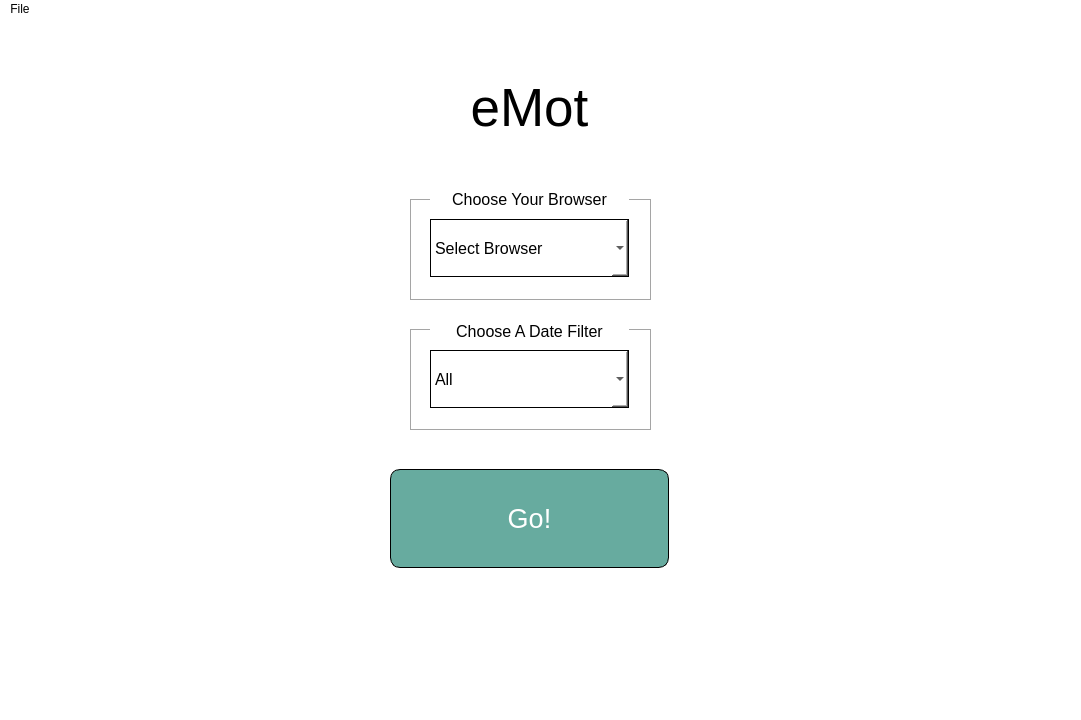
<?xml version="1.0" encoding="UTF-8"?>
<ui version="4.0">
 <class>MainWindow</class>
 <widget class="QMainWindow" name="MainWindow">
  <property name="geometry">
   <rect>
    <x>0</x>
    <y>0</y>
    <width>1081</width>
    <height>720</height>
   </rect>
  </property>
  <property name="minimumSize">
   <size>
    <width>1081</width>
    <height>720</height>
   </size>
  </property>
  <property name="maximumSize">
   <size>
    <width>1081</width>
    <height>720</height>
   </size>
  </property>
  <property name="windowTitle">
   <string>eMot</string>
  </property>
  <property name="windowIcon">
   <iconset resource="../resources/resource.qrc">
    <normaloff>:/newPrefix/icon.png</normaloff>:/newPrefix/icon.png</iconset>
  </property>
  <property name="autoFillBackground">
   <bool>false</bool>
  </property>
  <property name="styleSheet">
   <string notr="true">background-color: rgb(255, 255, 255);</string>
  </property>
  <widget class="QWidget" name="centralwidget">
   <widget class="QStackedWidget" name="stackedWidget">
    <property name="geometry">
     <rect>
      <x>0</x>
      <y>0</y>
      <width>1081</width>
      <height>671</height>
     </rect>
    </property>
    <property name="font">
     <font>
      <pointsize>9</pointsize>
      <weight>75</weight>
      <bold>true</bold>
     </font>
    </property>
    <property name="statusTip">
     <string/>
    </property>
    <property name="layoutDirection">
     <enum>Qt::LeftToRight</enum>
    </property>
    <property name="styleSheet">
     <string notr="true"/>
    </property>
    <property name="frameShape">
     <enum>QFrame::NoFrame</enum>
    </property>
    <property name="currentIndex">
     <number>0</number>
    </property>
    <widget class="QWidget" name="homePage">
     <widget class="QLabel" name="browserTextLabel">
      <property name="geometry">
       <rect>
        <x>430</x>
        <y>170</y>
        <width>199</width>
        <height>21</height>
       </rect>
      </property>
      <property name="sizePolicy">
       <sizepolicy hsizetype="Preferred" vsizetype="Preferred">
        <horstretch>0</horstretch>
        <verstretch>1</verstretch>
       </sizepolicy>
      </property>
      <property name="font">
       <font>
        <pointsize>12</pointsize>
       </font>
      </property>
      <property name="styleSheet">
       <string notr="true"/>
      </property>
      <property name="text">
       <string>Choose Your Browser</string>
      </property>
      <property name="alignment">
       <set>Qt::AlignCenter</set>
      </property>
     </widget>
     <widget class="QLabel" name="emptyBox">
      <property name="geometry">
       <rect>
        <x>410</x>
        <y>180</y>
        <width>241</width>
        <height>101</height>
       </rect>
      </property>
      <property name="styleSheet">
       <string notr="true">border: 1px solid rgb(165, 165, 165);
</string>
      </property>
      <property name="text">
       <string/>
      </property>
     </widget>
     <widget class="QComboBox" name="dateComboBox">
      <property name="geometry">
       <rect>
        <x>430</x>
        <y>331</y>
        <width>199</width>
        <height>58</height>
       </rect>
      </property>
      <property name="sizePolicy">
       <sizepolicy hsizetype="Preferred" vsizetype="Preferred">
        <horstretch>0</horstretch>
        <verstretch>1</verstretch>
       </sizepolicy>
      </property>
      <property name="font">
       <font>
        <pointsize>12</pointsize>
       </font>
      </property>
      <property name="cursor">
       <cursorShape>PointingHandCursor</cursorShape>
      </property>
      <property name="statusTip">
       <string>Choose a date filter</string>
      </property>
      <property name="styleSheet">
       <string notr="true">border: 1px solid black</string>
      </property>
      <item>
       <property name="text">
        <string>All</string>
       </property>
      </item>
      <item>
       <property name="text">
        <string>Hour</string>
       </property>
      </item>
      <item>
       <property name="text">
        <string>Day</string>
       </property>
      </item>
      <item>
       <property name="text">
        <string>Week</string>
       </property>
      </item>
      <item>
       <property name="text">
        <string>Month</string>
       </property>
      </item>
      <item>
       <property name="text">
        <string>Year</string>
       </property>
      </item>
     </widget>
     <widget class="QLabel" name="dateTextLabel">
      <property name="geometry">
       <rect>
        <x>430</x>
        <y>300</y>
        <width>199</width>
        <height>24</height>
       </rect>
      </property>
      <property name="font">
       <font>
        <pointsize>12</pointsize>
       </font>
      </property>
      <property name="styleSheet">
       <string notr="true"/>
      </property>
      <property name="text">
       <string>Choose A Date Filter</string>
      </property>
      <property name="alignment">
       <set>Qt::AlignCenter</set>
      </property>
     </widget>
     <widget class="QLabel" name="emotHeader">
      <property name="geometry">
       <rect>
        <x>390</x>
        <y>28</y>
        <width>279</width>
        <height>121</height>
       </rect>
      </property>
      <property name="font">
       <font>
        <pointsize>40</pointsize>
        <weight>50</weight>
        <bold>false</bold>
       </font>
      </property>
      <property name="text">
       <string>eMot</string>
      </property>
      <property name="alignment">
       <set>Qt::AlignCenter</set>
      </property>
     </widget>
     <widget class="QLabel" name="emptyBox_2">
      <property name="geometry">
       <rect>
        <x>410</x>
        <y>310</y>
        <width>241</width>
        <height>101</height>
       </rect>
      </property>
      <property name="styleSheet">
       <string notr="true">border: 1px solid rgb(165, 165, 165);
</string>
      </property>
      <property name="text">
       <string/>
      </property>
     </widget>
     <widget class="QPushButton" name="button">
      <property name="geometry">
       <rect>
        <x>390</x>
        <y>450</y>
        <width>279</width>
        <height>99</height>
       </rect>
      </property>
      <property name="sizePolicy">
       <sizepolicy hsizetype="Preferred" vsizetype="Preferred">
        <horstretch>0</horstretch>
        <verstretch>0</verstretch>
       </sizepolicy>
      </property>
      <property name="font">
       <font>
        <pointsize>20</pointsize>
       </font>
      </property>
      <property name="cursor">
       <cursorShape>PointingHandCursor</cursorShape>
      </property>
      <property name="statusTip">
       <string>Click to start the sentiment analysis</string>
      </property>
      <property name="autoFillBackground">
       <bool>false</bool>
      </property>
      <property name="styleSheet">
       <string notr="true">color: rgb(255, 255, 255);
selection-color: rgb(0, 0, 0);
background-color: rgb(103, 171, 159);
selection-background-color: rgb(68, 112, 104);
border: 1px solid black;
border-radius: 10px;</string>
      </property>
      <property name="text">
       <string>Go!</string>
      </property>
     </widget>
     <widget class="QComboBox" name="browserComboBox">
      <property name="geometry">
       <rect>
        <x>430</x>
        <y>200</y>
        <width>199</width>
        <height>58</height>
       </rect>
      </property>
      <property name="sizePolicy">
       <sizepolicy hsizetype="Preferred" vsizetype="Preferred">
        <horstretch>0</horstretch>
        <verstretch>2</verstretch>
       </sizepolicy>
      </property>
      <property name="font">
       <font>
        <pointsize>12</pointsize>
       </font>
      </property>
      <property name="cursor">
       <cursorShape>PointingHandCursor</cursorShape>
      </property>
      <property name="statusTip">
       <string>Choose the browser you want to use</string>
      </property>
      <property name="styleSheet">
       <string notr="true">border: 1px solid black</string>
      </property>
      <property name="currentText">
       <string>Select Browser</string>
      </property>
      <property name="placeholderText">
       <string/>
      </property>
      <item>
       <property name="text">
        <string>Select Browser</string>
       </property>
      </item>
      <item>
       <property name="text">
        <string>Chrome</string>
       </property>
      </item>
      <item>
       <property name="text">
        <string>Edge</string>
       </property>
      </item>
      <item>
       <property name="text">
        <string>Firefox</string>
       </property>
      </item>
      <item>
       <property name="text">
        <string>Safari</string>
       </property>
      </item>
      <item>
       <property name="text">
        <string>Brave</string>
       </property>
      </item>
      <item>
       <property name="text">
        <string>Opera</string>
       </property>
      </item>
     </widget>
     <zorder>emptyBox_2</zorder>
     <zorder>emptyBox</zorder>
     <zorder>browserTextLabel</zorder>
     <zorder>dateComboBox</zorder>
     <zorder>dateTextLabel</zorder>
     <zorder>emotHeader</zorder>
     <zorder>button</zorder>
     <zorder>browserComboBox</zorder>
    </widget>
    <widget class="QWidget" name="printPage">
     <widget class="QLabel" name="emotHeader2">
      <property name="geometry">
       <rect>
        <x>388</x>
        <y>40</y>
        <width>281</width>
        <height>91</height>
       </rect>
      </property>
      <property name="font">
       <font>
        <pointsize>40</pointsize>
        <weight>50</weight>
        <bold>false</bold>
       </font>
      </property>
      <property name="text">
       <string>eMot</string>
      </property>
      <property name="alignment">
       <set>Qt::AlignCenter</set>
      </property>
     </widget>
     <widget class="QTextEdit" name="textEdit">
      <property name="geometry">
       <rect>
        <x>260</x>
        <y>130</y>
        <width>531</width>
        <height>301</height>
       </rect>
      </property>
      <property name="font">
       <font>
        <pointsize>10</pointsize>
       </font>
      </property>
      <property name="styleSheet">
       <string notr="true">border: 1px solid black;
border-radius: 10px;</string>
      </property>
      <property name="sizeAdjustPolicy">
       <enum>QAbstractScrollArea::AdjustIgnored</enum>
      </property>
      <property name="readOnly">
       <bool>true</bool>
      </property>
     </widget>
     <widget class="QPushButton" name="results_button">
      <property name="geometry">
       <rect>
        <x>380</x>
        <y>450</y>
        <width>291</width>
        <height>101</height>
       </rect>
      </property>
      <property name="font">
       <font>
        <pointsize>20</pointsize>
       </font>
      </property>
      <property name="cursor">
       <cursorShape>PointingHandCursor</cursorShape>
      </property>
      <property name="statusTip">
       <string>Click to start the sentiment analysis</string>
      </property>
      <property name="autoFillBackground">
       <bool>false</bool>
      </property>
      <property name="styleSheet">
       <string notr="true">color: rgb(255, 255, 255);
background-color: rgb(255, 125, 102);
border: 1px solid black;
border-radius: 10px;</string>
      </property>
      <property name="text">
       <string>Calculating...</string>
      </property>
     </widget>
    </widget>
   </widget>
  </widget>
  <widget class="QMenuBar" name="menubar">
   <property name="geometry">
    <rect>
     <x>0</x>
     <y>0</y>
     <width>1081</width>
     <height>26</height>
    </rect>
   </property>
   <property name="styleSheet">
    <string notr="true"/>
   </property>
   <widget class="QMenu" name="menuFile">
    <property name="styleSheet">
     <string notr="true">selection-background-color: rgb(103, 171, 159);
selection-color: rgb(255, 255, 255);</string>
    </property>
    <property name="title">
     <string>File</string>
    </property>
    <addaction name="actionNew"/>
    <addaction name="actionPreferences"/>
    <addaction name="actionAbout"/>
   </widget>
   <addaction name="menuFile"/>
  </widget>
  <widget class="QStatusBar" name="statusbar"/>
  <action name="actionpreferences">
   <property name="text">
    <string>Preferences</string>
   </property>
   <property name="visible">
    <bool>true</bool>
   </property>
  </action>
  <action name="actionabout">
   <property name="text">
    <string>about</string>
   </property>
  </action>
  <action name="actionNew">
   <property name="text">
    <string>New</string>
   </property>
  </action>
  <action name="actionPreferences">
   <property name="text">
    <string>Preferences</string>
   </property>
  </action>
  <action name="actionAbout">
   <property name="text">
    <string>About</string>
   </property>
  </action>
 </widget>
 <resources>
  <include location="../resources/resource.qrc"/>
 </resources>
 <connections/>
</ui>
